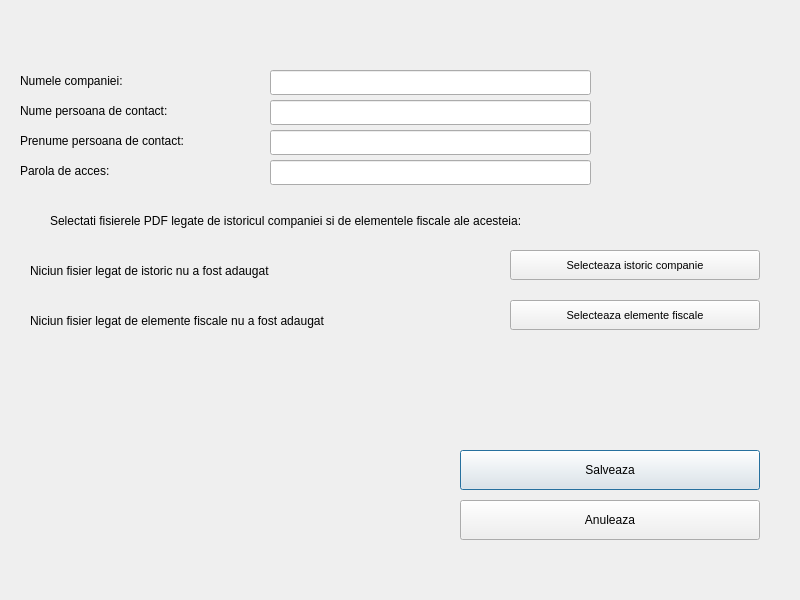
<?xml version="1.0" encoding="UTF-8"?>
<ui version="4.0">
 <class>ModificareCompanie</class>
 <widget class="QDialog" name="ModificareCompanie">
  <property name="geometry">
   <rect>
    <x>0</x>
    <y>0</y>
    <width>800</width>
    <height>600</height>
   </rect>
  </property>
  <property name="windowTitle">
   <string>Dialog</string>
  </property>
  <widget class="QLabel" name="label_2">
   <property name="geometry">
    <rect>
     <x>20</x>
     <y>70</y>
     <width>231</width>
     <height>21</height>
    </rect>
   </property>
   <property name="text">
    <string>Numele companiei:</string>
   </property>
  </widget>
  <widget class="QLineEdit" name="compEdit">
   <property name="geometry">
    <rect>
     <x>270</x>
     <y>70</y>
     <width>321</width>
     <height>25</height>
    </rect>
   </property>
  </widget>
  <widget class="QLineEdit" name="prenEdit">
   <property name="geometry">
    <rect>
     <x>270</x>
     <y>130</y>
     <width>321</width>
     <height>25</height>
    </rect>
   </property>
  </widget>
  <widget class="QPushButton" name="saveButton">
   <property name="geometry">
    <rect>
     <x>460</x>
     <y>450</y>
     <width>300</width>
     <height>40</height>
    </rect>
   </property>
   <property name="text">
    <string>Salveaza</string>
   </property>
  </widget>
  <widget class="QPushButton" name="cancelButton">
   <property name="geometry">
    <rect>
     <x>460</x>
     <y>500</y>
     <width>300</width>
     <height>40</height>
    </rect>
   </property>
   <property name="text">
    <string>Anuleaza</string>
   </property>
  </widget>
  <widget class="QLabel" name="fiscalPrint">
   <property name="geometry">
    <rect>
     <x>30</x>
     <y>310</y>
     <width>421</width>
     <height>21</height>
    </rect>
   </property>
   <property name="text">
    <string>Niciun fisier legat de elemente fiscale nu a fost adaugat</string>
   </property>
  </widget>
  <widget class="QPushButton" name="adIstoric">
   <property name="geometry">
    <rect>
     <x>510</x>
     <y>250</y>
     <width>250</width>
     <height>30</height>
    </rect>
   </property>
   <property name="font">
    <font>
     <pointsize>8</pointsize>
    </font>
   </property>
   <property name="text">
    <string>Selecteaza istoric companie</string>
   </property>
  </widget>
  <widget class="QLabel" name="label_3">
   <property name="geometry">
    <rect>
     <x>20</x>
     <y>100</y>
     <width>231</width>
     <height>21</height>
    </rect>
   </property>
   <property name="text">
    <string>Nume persoana de contact:</string>
   </property>
  </widget>
  <widget class="QLabel" name="label_6">
   <property name="geometry">
    <rect>
     <x>20</x>
     <y>160</y>
     <width>231</width>
     <height>21</height>
    </rect>
   </property>
   <property name="text">
    <string>Parola de acces:</string>
   </property>
  </widget>
  <widget class="QLineEdit" name="numeEdit">
   <property name="geometry">
    <rect>
     <x>270</x>
     <y>100</y>
     <width>321</width>
     <height>25</height>
    </rect>
   </property>
  </widget>
  <widget class="QPushButton" name="adFiscal">
   <property name="geometry">
    <rect>
     <x>510</x>
     <y>300</y>
     <width>250</width>
     <height>30</height>
    </rect>
   </property>
   <property name="font">
    <font>
     <pointsize>8</pointsize>
    </font>
   </property>
   <property name="text">
    <string>Selecteaza elemente fiscale</string>
   </property>
  </widget>
  <widget class="QLabel" name="istoricPrint">
   <property name="geometry">
    <rect>
     <x>30</x>
     <y>260</y>
     <width>411</width>
     <height>21</height>
    </rect>
   </property>
   <property name="text">
    <string>Niciun fisier legat de istoric nu a fost adaugat</string>
   </property>
  </widget>
  <widget class="QLabel" name="label_5">
   <property name="geometry">
    <rect>
     <x>50</x>
     <y>200</y>
     <width>711</width>
     <height>41</height>
    </rect>
   </property>
   <property name="font">
    <font>
     <pointsize>9</pointsize>
    </font>
   </property>
   <property name="text">
    <string>Selectati fisierele PDF legate de istoricul companiei si de elementele fiscale ale acesteia:</string>
   </property>
  </widget>
  <widget class="QLabel" name="label_4">
   <property name="geometry">
    <rect>
     <x>20</x>
     <y>130</y>
     <width>231</width>
     <height>21</height>
    </rect>
   </property>
   <property name="text">
    <string>Prenume persoana de contact:</string>
   </property>
  </widget>
  <widget class="QLineEdit" name="passEdit">
   <property name="geometry">
    <rect>
     <x>270</x>
     <y>160</y>
     <width>321</width>
     <height>25</height>
    </rect>
   </property>
   <property name="echoMode">
    <enum>QLineEdit::Password</enum>
   </property>
  </widget>
 </widget>
 <resources/>
 <connections/>
</ui>
